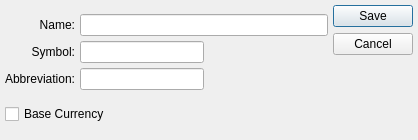
<?xml version="1.0" encoding="UTF-8"?>
<ui version="4.0">
 <comment>This file is part of the xTuple ERP: PostBooks Edition, a free and
open source Enterprise Resource Planning software suite,
Copyright (c) 1999-2018 by OpenMFG LLC, d/b/a xTuple.
It is licensed to you under the Common Public Attribution License
version 1.0, the full text of which (including xTuple-specific Exhibits)
is available at www.xtuple.com/CPAL.  By using this software, you agree
to be bound by its terms.</comment>
 <class>currency</class>
 <widget class="QDialog" name="currency">
  <property name="geometry">
   <rect>
    <x>0</x>
    <y>0</y>
    <width>418</width>
    <height>140</height>
   </rect>
  </property>
  <property name="minimumSize">
   <size>
    <width>400</width>
    <height>130</height>
   </size>
  </property>
  <property name="windowTitle">
   <string>Currency</string>
  </property>
  <layout class="QGridLayout" name="gridLayout">
   <item row="0" column="0">
    <layout class="QVBoxLayout">
     <property name="spacing">
      <number>5</number>
     </property>
     <item>
      <layout class="QGridLayout">
       <property name="spacing">
        <number>5</number>
       </property>
       <item row="0" column="0">
        <widget class="QLabel" name="_currNameLiteral">
         <property name="text">
          <string>Name:</string>
         </property>
         <property name="alignment">
          <set>Qt::AlignRight|Qt::AlignTrailing|Qt::AlignVCenter</set>
         </property>
        </widget>
       </item>
       <item row="0" column="1">
        <widget class="QLineEdit" name="_currName">
         <property name="text">
          <string/>
         </property>
        </widget>
       </item>
       <item row="2" column="1">
        <layout class="QHBoxLayout">
         <property name="spacing">
          <number>5</number>
         </property>
         <item>
          <widget class="QLineEdit" name="_currAbbr">
           <property name="text">
            <string/>
           </property>
          </widget>
         </item>
         <item>
          <spacer>
           <property name="orientation">
            <enum>Qt::Horizontal</enum>
           </property>
           <property name="sizeType">
            <enum>QSizePolicy::Expanding</enum>
           </property>
           <property name="sizeHint" stdset="0">
            <size>
             <width>61</width>
             <height>21</height>
            </size>
           </property>
          </spacer>
         </item>
        </layout>
       </item>
       <item row="1" column="1">
        <layout class="QHBoxLayout">
         <property name="spacing">
          <number>5</number>
         </property>
         <item>
          <widget class="QLineEdit" name="_currSymbol">
           <property name="text">
            <string/>
           </property>
          </widget>
         </item>
         <item>
          <spacer>
           <property name="orientation">
            <enum>Qt::Horizontal</enum>
           </property>
           <property name="sizeType">
            <enum>QSizePolicy::Expanding</enum>
           </property>
           <property name="sizeHint" stdset="0">
            <size>
             <width>41</width>
             <height>20</height>
            </size>
           </property>
          </spacer>
         </item>
        </layout>
       </item>
       <item row="1" column="0">
        <widget class="QLabel" name="_currSymbolLiteral">
         <property name="text">
          <string>Symbol:</string>
         </property>
         <property name="alignment">
          <set>Qt::AlignRight|Qt::AlignTrailing|Qt::AlignVCenter</set>
         </property>
        </widget>
       </item>
       <item row="2" column="0">
        <widget class="QLabel" name="_currAbbrLiteral">
         <property name="text">
          <string>Abbreviation:</string>
         </property>
         <property name="alignment">
          <set>Qt::AlignRight|Qt::AlignTrailing|Qt::AlignVCenter</set>
         </property>
        </widget>
       </item>
      </layout>
     </item>
     <item>
      <layout class="QHBoxLayout">
       <property name="spacing">
        <number>5</number>
       </property>
       <item>
        <widget class="QCheckBox" name="_currBase">
         <property name="text">
          <string>Base Currency</string>
         </property>
        </widget>
       </item>
       <item>
        <spacer>
         <property name="orientation">
          <enum>Qt::Horizontal</enum>
         </property>
         <property name="sizeType">
          <enum>QSizePolicy::Expanding</enum>
         </property>
         <property name="sizeHint" stdset="0">
          <size>
           <width>71</width>
           <height>20</height>
          </size>
         </property>
        </spacer>
       </item>
      </layout>
     </item>
    </layout>
   </item>
   <item row="0" column="1">
    <widget class="QDialogButtonBox" name="_buttonBox">
     <property name="orientation">
      <enum>Qt::Vertical</enum>
     </property>
     <property name="standardButtons">
      <set>QDialogButtonBox::Cancel|QDialogButtonBox::Save</set>
     </property>
    </widget>
   </item>
  </layout>
 </widget>
 <layoutdefault spacing="5" margin="5"/>
 <tabstops>
  <tabstop>_currName</tabstop>
  <tabstop>_currSymbol</tabstop>
  <tabstop>_currAbbr</tabstop>
  <tabstop>_currBase</tabstop>
 </tabstops>
 <resources/>
 <connections/>
</ui>
